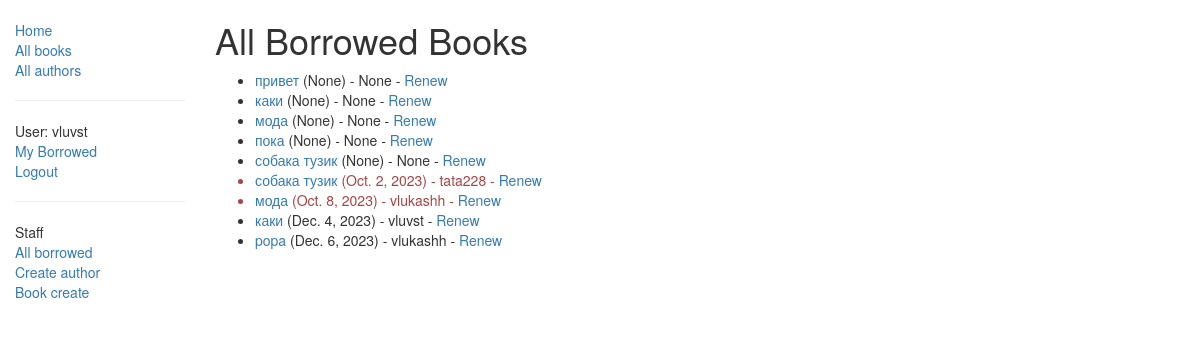
/catalog/borrowed/ (signed in), run on an earlier commit of the app's database.
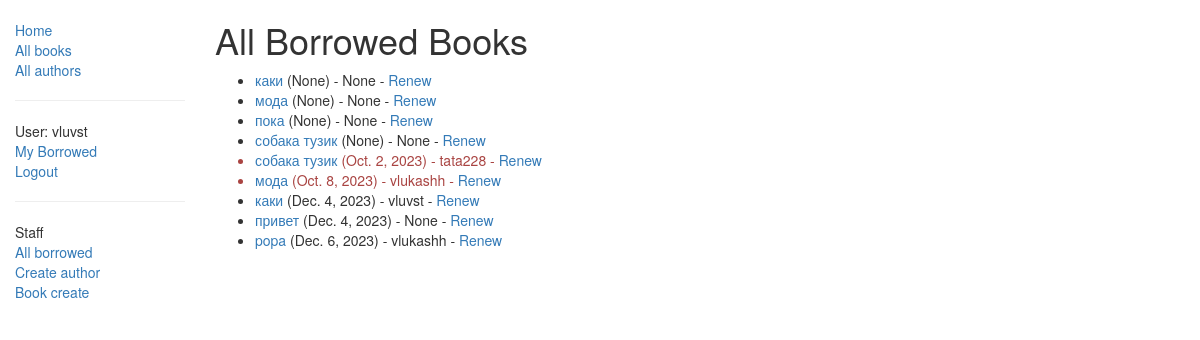
And on a later commit of the database.
### catalog/models.py (models this page shows, shortened)
class BookInstance(models.Model):
    id = models.UUIDField(primary_key=True, default=uuid.uuid4, help_text="Unique ID for this particular book across whole library")
    book = models.ForeignKey('Book', on_delete=models.SET_NULL, null=True)
    imprint = models.CharField(max_length=200)
    due_back = models.DateField(null=True, blank=True)
    borrower = models.ForeignKey(settings.AUTH_USER_MODEL, on_delete=models.SET_NULL, null=True, blank=True)
    LOAN_STATUS = (
        ('m', 'Maintenance'),
        ('o', 'On loan'),
        ('a', 'Available'),
        ('r', 'Reserved'),
    )
    status = models.CharField(max_length=1, choices=LOAN_STATUS, blank=True, default='m', help_text='Book availability')
    @property
    def is_overdue(self):
        return bool(self.due_back and date.today() > self.due_back)
    class Meta:
        ordering = ["due_back"]
        permissions = (("can_mark_returned", "Set book as returned"),)

class Book(models.Model):
    title = models.CharField(max_length=200)
    author = models.ForeignKey('Author', on_delete=models.SET_NULL, null=True)
    summary = models.TextField(max_length=1000, help_text="Enter a brief description of the book")
    isbn = models.CharField('ISBN',max_length=13, help_text='13 Character <a href="https://www.isbn-international.org/content/what-isbn">ISBN number</a>')
    genre = models.ManyToManyField(Genre, help_text="Select a genre for this book")
    def display_genre(self):
        """
        Creates a string for the Genre. This is required to display genre in Admin.
        """
        return ', '.join([ genre.name for genre in self.genre.all()[:3] ])
    display_genre.short_description = 'Genre'

### catalog/views.py (the view)
# urls.py: path(r'borrowed/', views.LoanedBooksAllListView.as_view(), name='all-borrowed'),
class LoanedBooksAllListView(PermissionRequiredMixin, generic.ListView):
    model = BookInstance
    permission_required = 'catalog.can_mark_returned'
    template_name = 'catalog/bookinstance_list_borrowed_all.html'
    paginate_by = 10
    def get_queryset(self):
        return BookInstance.objects.filter(status__exact='o').order_by('due_back')

### catalog/templates/catalog/bookinstance_list_borrowed_all.html
{% extends "base_generic.html" %}
{% block content %}
    <h1>All Borrowed Books</h1>
    {% if bookinstance_list %}
    <ul>
      {% for bookinst in bookinstance_list %}
      <li class="{% if bookinst.is_overdue %}text-danger{% endif %}">
        <a href="{% url 'book-detail' bookinst.book.pk %}">{{bookinst.book.title}}</a> ({{ bookinst.due_back }}) {% if user.is_staff %}- {{ bookinst.borrower }}{% endif %} {% if perms.catalog.can_mark_returned %}- <a href="{% url 'renew-book-librarian' bookinst.id %}">Renew</a>  {% endif %}
      </li>
      {% endfor %}
    </ul>
    {% else %}
      <p>There are no books borrowed.</p>
    {% endif %}
{% endblock %}

What changed in the data, as far as the page shows it:
changed BookInstance "привет": due_back "None" → "Dec. 4, 2023"; moves down the list
